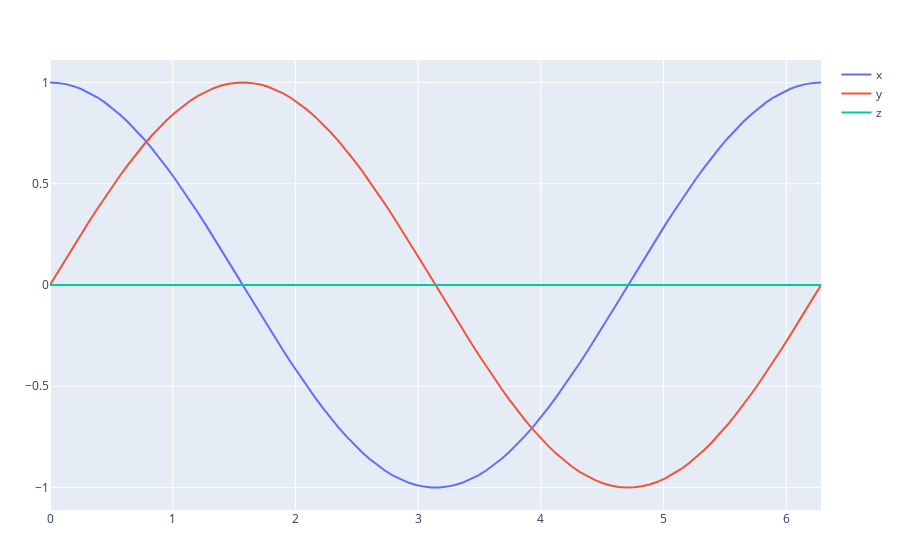

Notebook code for this chart:
### Code cell
Einc = PlaneWave(1, (1, -1im), 0., 0.)

resx=Float64[]
resy=Float64[]
resz=Float64[]
x = LinRange(0, 2π, 100)
for i in x
    r = [i,0, 0]
    # r = [0,i,0]
    r = [0,0,i]
    E = amplitude(Einc, r)
    append!(resx, real(E[1]))
    append!(resy, real(E[2]))
    append!(resz, real(E[3]))
end
trace1 = scatter(;x=x, y=resx, mode="lines", name="x")
trace2 = scatter(;x=x, y=resy, mode="lines", name="y")
trace3 = scatter(;x=x, y=resz, mode="lines", name="z")
plot([trace1, trace2, trace3])
